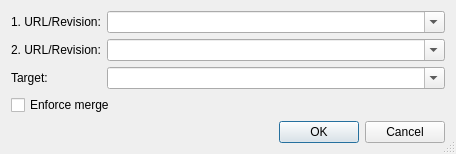
<ui version="4.0" >
 <class>SvnMergeDialog</class>
 <widget class="QDialog" name="SvnMergeDialog" >
  <property name="geometry" >
   <rect>
    <x>0</x>
    <y>0</y>
    <width>456</width>
    <height>152</height>
   </rect>
  </property>
  <property name="windowTitle" >
   <string>Subversion Merge</string>
  </property>
  <property name="sizeGripEnabled" >
   <bool>true</bool>
  </property>
  <layout class="QGridLayout" >
   <item row="3" column="0" colspan="2" >
    <widget class="QCheckBox" name="forceCheckBox" >
     <property name="toolTip" >
      <string>Select to force the merge operation</string>
     </property>
     <property name="text" >
      <string>Enforce merge</string>
     </property>
    </widget>
   </item>
   <item row="4" column="0" colspan="2" >
    <widget class="QDialogButtonBox" name="buttonBox" >
     <property name="orientation" >
      <enum>Qt::Horizontal</enum>
     </property>
     <property name="standardButtons" >
      <set>QDialogButtonBox::Cancel|QDialogButtonBox::Ok</set>
     </property>
    </widget>
   </item>
   <item row="2" column="0" >
    <widget class="QLabel" name="textLabel1" >
     <property name="text" >
      <string>Target:</string>
     </property>
    </widget>
   </item>
   <item row="2" column="1" >
    <widget class="QComboBox" name="targetCombo" >
     <property name="toolTip" >
      <string>Enter the target</string>
     </property>
     <property name="whatsThis" >
      <string>&lt;b>Target&lt;/b>
&lt;p>Enter the target for the merge operation into this field. Leave it empty to
get the target URL from the working copy.&lt;/p>
&lt;p>&lt;b>Note:&lt;/b> This entry is only needed, if you enter revision numbers above.&lt;/p></string>
     </property>
     <property name="editable" >
      <bool>true</bool>
     </property>
     <property name="insertPolicy" >
      <enum>QComboBox::InsertAtTop</enum>
     </property>
     <property name="duplicatesEnabled" >
      <bool>false</bool>
     </property>
    </widget>
   </item>
   <item row="1" column="1" >
    <widget class="QComboBox" name="tag2Combo" >
     <property name="sizePolicy" >
      <sizepolicy vsizetype="Fixed" hsizetype="Expanding" >
       <horstretch>0</horstretch>
       <verstretch>0</verstretch>
      </sizepolicy>
     </property>
     <property name="toolTip" >
      <string>Enter an URL or a revision number</string>
     </property>
     <property name="whatsThis" >
      <string>&lt;b>URL/Revision&lt;/b>
&lt;p>Enter an URL or a revision number to be merged into
the working copy.&lt;/p></string>
     </property>
     <property name="editable" >
      <bool>true</bool>
     </property>
     <property name="duplicatesEnabled" >
      <bool>false</bool>
     </property>
    </widget>
   </item>
   <item row="0" column="1" >
    <widget class="QComboBox" name="tag1Combo" >
     <property name="sizePolicy" >
      <sizepolicy vsizetype="Fixed" hsizetype="Expanding" >
       <horstretch>0</horstretch>
       <verstretch>0</verstretch>
      </sizepolicy>
     </property>
     <property name="toolTip" >
      <string>Enter an URL or a revision number</string>
     </property>
     <property name="whatsThis" >
      <string>&lt;b>URL/Revision&lt;/b>
&lt;p>Enter an URL or a revision number to be merged into
the working copy.&lt;/p></string>
     </property>
     <property name="editable" >
      <bool>true</bool>
     </property>
     <property name="duplicatesEnabled" >
      <bool>false</bool>
     </property>
    </widget>
   </item>
   <item row="1" column="0" >
    <widget class="QLabel" name="TextLabel1_2" >
     <property name="text" >
      <string>2. URL/Revision:</string>
     </property>
    </widget>
   </item>
   <item row="0" column="0" >
    <widget class="QLabel" name="TextLabel1" >
     <property name="text" >
      <string>1. URL/Revision:</string>
     </property>
    </widget>
   </item>
  </layout>
 </widget>
 <pixmapfunction>qPixmapFromMimeSource</pixmapfunction>
 <tabstops>
  <tabstop>tag1Combo</tabstop>
  <tabstop>tag2Combo</tabstop>
  <tabstop>targetCombo</tabstop>
  <tabstop>forceCheckBox</tabstop>
  <tabstop>buttonBox</tabstop>
 </tabstops>
 <resources/>
 <connections>
  <connection>
   <sender>buttonBox</sender>
   <signal>accepted()</signal>
   <receiver>SvnMergeDialog</receiver>
   <slot>accept()</slot>
   <hints>
    <hint type="sourcelabel" >
     <x>40</x>
     <y>96</y>
    </hint>
    <hint type="destinationlabel" >
     <x>40</x>
     <y>117</y>
    </hint>
   </hints>
  </connection>
  <connection>
   <sender>buttonBox</sender>
   <signal>rejected()</signal>
   <receiver>SvnMergeDialog</receiver>
   <slot>reject()</slot>
   <hints>
    <hint type="sourcelabel" >
     <x>119</x>
     <y>102</y>
    </hint>
    <hint type="destinationlabel" >
     <x>119</x>
     <y>120</y>
    </hint>
   </hints>
  </connection>
 </connections>
</ui>
